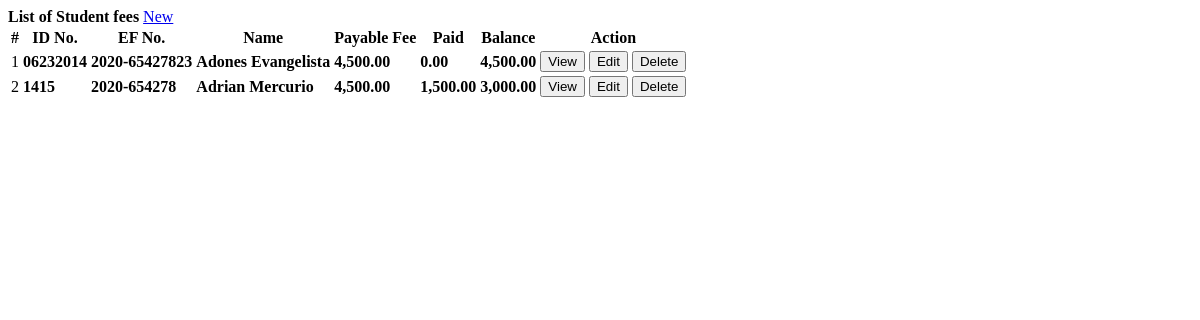
/fees.php, run on the app's committed database.
### tables this page shows
CREATE TABLE `student_ef_list` (
  `id` int(30) NOT NULL,
  `student_id` int(30) NOT NULL,
  `ef_no` varchar(200) NOT NULL,
  `course_id` int(30) NOT NULL,
  `total_fee` float NOT NULL,
  `date_created` datetime NOT NULL DEFAULT current_timestamp()
);

CREATE TABLE `student` (
  `id` int(30) NOT NULL,
  `id_no` varchar(100) NOT NULL,
  `name` text NOT NULL,
  `contact` varchar(100) NOT NULL,
  `address` text NOT NULL,
  `email` varchar(200) NOT NULL,
  `date_created` datetime NOT NULL DEFAULT current_timestamp()
);

### fees.php (the view, shortened to what this page needs)
<?php include('db_connect.php');?>
<div class="container-fluid">
	<div class="col-lg-12">
		<div class="row">
			<div class="col-md-12">
				<div class="card">
					<div class="card-header">
						<b>List of Student fees </b>
						<span class="float:right"><a class="btn btn-primary btn-block btn-sm col-sm-2 float-right" href="javascript:void(0)" id="new_fees">
					<i class="fa fa-plus"></i> New
				</a></span>
					</div>
					<div class="card-body">
						<table class="table table-condensed table-bordered table-hover">
							<thead>
								<tr>
									<th class="text-center">#</th>
									<th class="">ID No.</th>
									<th class="">EF No.</th>
									<th class="">Name</th>
									<th class="">Payable Fee</th>
									<th class="">Paid</th>
									<th class="">Balance</th>
									<th class="text-center">Action</th>
								</tr>
							</thead>
							<tbody>
								<?php
								$i = 1;
								$fees = $conn->query("SELECT ef.*,s.name as sname,s.id_no FROM student_ef_list ef inner join student s on s.id = ef.student_id order by s.name asc ");
								while($row=$fees->fetch_assoc()):
									$paid = $conn->query("SELECT sum(amount) as paid FROM payments where ef_id=".$row['id']);
									$paid = $paid->num_rows > 0 ? $paid->fetch_array()['paid']:'';
									$balance = $row['total_fee'] - $paid;
								?>
								<tr>
									<td class="text-center"><?php echo $i++ ?></td>
									<td>
										<p> <b><?php echo $row['id_no'] ?></b></p>
									</td>
									<td>
										<p> <b><?php echo $row['ef_no'] ?></b></p>
									</td>
									<td>
										<p> <b><?php echo ucwords($row['sname']) ?></b></p>
									</td>
									<td class="text-right">
										<p> <b><?php echo number_format($row['total_fee'],2) ?></b></p>
									</td>
									<td class="text-right">
										<p> <b><?php echo number_format($paid,2) ?></b></p>
									<td class="text-right">
										<p> <b><?php echo number_format($balance,2) ?></b></p>
									</td>
									<td class="text-center">
										<button class="btn btn-sm btn-outline-primary view_payment" type="button" data-id="<?php echo $row['id'] ?>">View</button>
										<button class="btn btn-sm btn-outline-primary edit_fees" type="button" data-id="<?php echo $row['id'] ?>" >Edit</button>
										<button class="btn btn-sm btn-outline-danger delete_fees" type="button" data-id="<?php echo $row['id'] ?>">Delete</button>
									</td>
								</tr>
								<?php endwhile; ?>
							</tbody>
						</table>
					</div>
				</div>
			</div>
		</div>
	</div>
</div>

### fees.php (style rules this page uses)
td { vertical-align: middle !important; }
td p { margin: unset }

### data on the page
student_ef_list: student.id_no "06232014", ef_no "2020-65427823", student.name "Adones Evangelista", total_fee "4,500.00", paid "0.00"
student_ef_list: student.id_no "1415", ef_no "2020-654278", student.name "Adrian Mercurio", total_fee "4,500.00", paid "1,500.00", balance "3,000.00"
